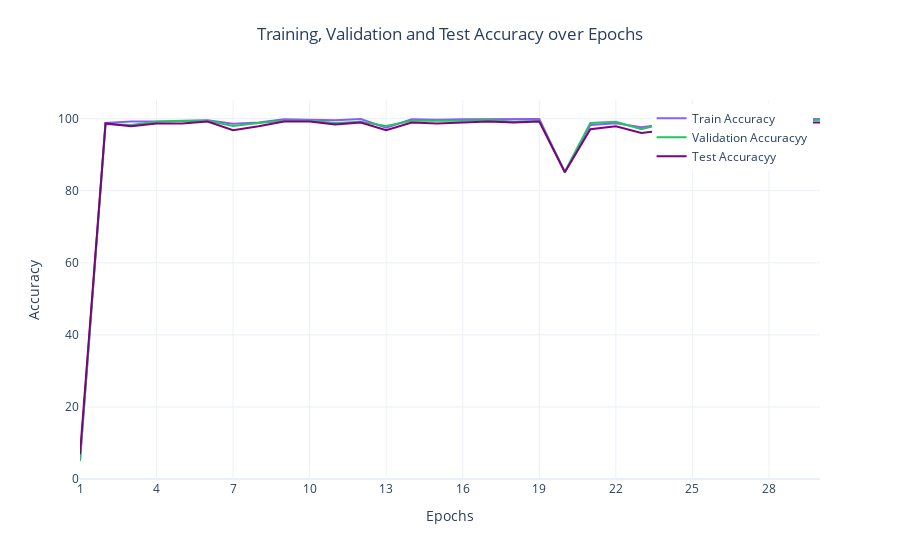

The code cell stored with this chart in its notebook:
### Code cell
plot_train_val_test_accuracy(train_acc, valid_acc, test_acc)

### Figure 1 — Plotly figure (JSON) as saved in the notebook; plotly's stock layout.template omitted (floating-point values rounded to 4 significant figures)
{"data": [{"hovertemplate": "Epoch %{x}<br>Accuracy: %{y:.4f}<extra></extra>", "line": {"color": "#8b5cf6", "width": 2}, "mode": "lines", "name": "Train Accuracy", "type": "scatter", "x": [1, 2, 3, 4, 5, 6, 7, 8, 9, 10, 11, 12, 13, 14, 15, 16, 17, 18, 19, 20, 21, 22, 23, 24, 25, 26, 27, 28, 29, 30], "y": [5.089, 98.79, 99.21, 99.18, 99.38, 99.54, 98.56, 98.95, 99.84, 99.67, 99.57, 99.87, 97.5, 99.84, 99.67, 99.84, 99.9, 99.9, 99.9, 85.16, 98.23, 98.72, 97.6, 98.52, 97.83, 95.37, 99.24, 99.84, 99.9, 99.9]}, {"hovertemplate": "Epoch %{x}<br>Accuracy: %{y:.4f}<extra></extra>", "line": {"color": "#22c55e", "width": 2}, "mode": "lines", "name": "Validation Accuracyy", "type": "scatter", "x": [1, 2, 3, 4, 5, 6, 7, 8, 9, 10, 11, 12, 13, 14, 15, 16, 17, 18, 19, 20, 21, 22, 23, 24, 25, 26, 27, 28, 29, 30], "y": [5.015, 98.53, 98.23, 99.12, 99.41, 99.41, 97.94, 98.82, 99.41, 99.41, 98.82, 99.12, 97.94, 99.41, 99.41, 99.41, 99.71, 99.12, 99.41, 85.25, 98.82, 99.12, 97.05, 98.82, 98.23, 95.58, 98.23, 99.41, 99.41, 99.71]}, {"hovertemplate": "Epoch %{x}<br>Accuracy: %{y:.4f}<extra></extra>", "line": {"color": "#800080", "width": 2}, "mode": "lines", "name": "Test Accuracyy", "type": "scatter", "x": [1, 2, 3, 4, 5, 6, 7, 8, 9, 10, 11, 12, 13, 14, 15, 16, 17, 18, 19, 20, 21, 22, 23, 24, 25, 26, 27, 28, 29, 30], "y": [6.897, 98.67, 97.88, 98.67, 98.67, 99.2, 96.82, 97.88, 99.2, 99.2, 98.41, 98.94, 96.82, 98.94, 98.67, 98.94, 99.2, 98.94, 99.2, 85.15, 97.08, 97.88, 96.02, 96.82, 96.55, 94.43, 98.41, 98.94, 98.94, 98.94]}], "layout": {"hovermode": "x unified", "legend": {"x": 0.99, "xanchor": "right", "y": 0.99, "yanchor": "top"}, "title": {"text": "Training, Validation and Test Accuracy over Epochs", "x": 0.5, "xanchor": "center", "y": 0.95, "yanchor": "top"}, "xaxis": {"dtick": 3, "tick0": 1, "tickmode": "linear", "title": {"text": "Epochs"}}, "yaxis": {"title": {"text": "Accuracy"}}}}
